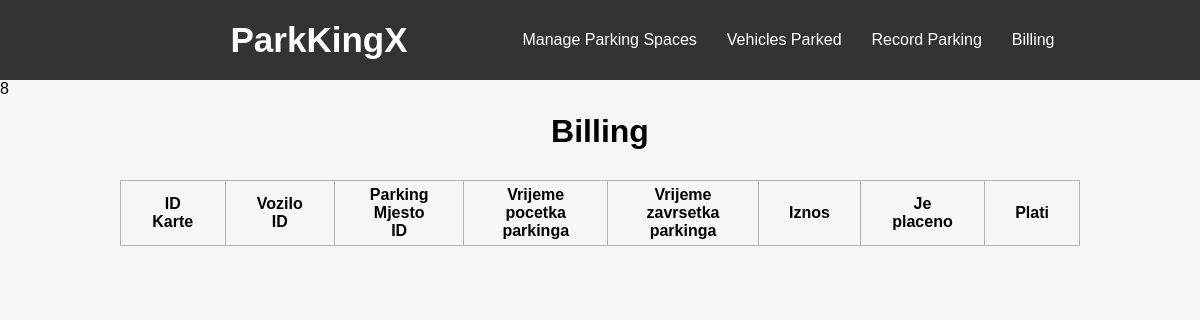
The app's page /karte, older data.
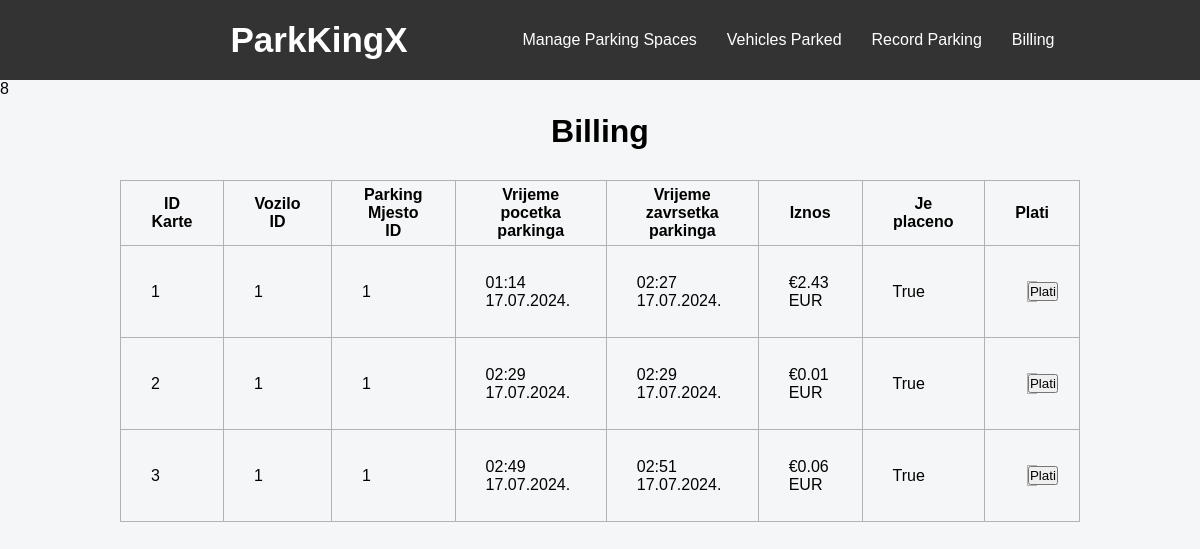
The same page, newer data.
### app.py (models this page shows)
class Karta(db.Model):
    __tablename__ = 'Karta'
    id = db.Column(db.Integer, primary_key=True)
    vrijemeDolaska = db.Column(db.DateTime, nullable=False)
    vrijemeOdlaska = db.Column(db.DateTime, nullable=False)
    vozilo_id = db.Column(db.Integer, db.ForeignKey('vozilo.id'), nullable=False)
    parkingMjesto_id = db.Column(db.Integer, db.ForeignKey('ParkingMjesto.id'), nullable=False)
    parkingMjesto = db.relationship('ParkingMjesto', backref=db.backref('karte', lazy=True))
    iznos = db.Column(db.Float, nullable=False)
    jePlaceno = db.Column(db.Boolean, nullable=False)

### app.py (the view)
@app.route('/karte', methods=['GET'])
def karte_get():
    karte = Karta.query.all()
    return render_template('billing.html', karte=karte)

### templates/billing.html
{% extends "layout.html" %}
{% block body %}
<h1>Billing</h1>
<table id="tablica">
    <tr>
        <th>ID Karte</th>
        <th>Vozilo ID</th>
        <th>Parking Mjesto ID</th>
        <th>Vrijeme pocetka parkinga</th>
        <th>Vrijeme zavrsetka parkinga</th>
        <th>Iznos</th>
        <th>Je placeno</th>
        <th>Plati</th>
    </tr>
    {% for karta in karte %}
    <tr>
        <td>{{ karta.id }}</td>
        <td>{{ karta.vozilo_id }}</td>
        <td>{{ karta.parkingMjesto_id }}</td>
        <td>{{ karta.vrijemeDolaska.strftime('%H:%M %d.%m.%Y.') }}</td>
        <td>{{ karta.vrijemeOdlaska.strftime('%H:%M %d.%m.%Y.') }}</td>
        <td>€{{ karta.iznos | round(2) }} EUR</td>
        <td>{{ karta.jePlaceno }}</td>
        <td>
            <form action="{{ url_for('plati_kartu', karta_id=karta.id) }}" method="POST">
                <button type ="submit">Plati</button>
            </form>
        </td>
    {% endfor %}
</table>
{% endblock %}

### templates/layout.html (shortened to what this page needs)
<head>
    <link rel="stylesheet" href="/static/styles.css">
</head>
<body>
    <nav>
        <label class="logo"><a href="/">ParkKingX</a></label>
        <ul>
            <li><a href="{{ url_for('add_parking_mjesto_get') }}">Manage Parking Spaces</a></li>
            <li><a href="{{ url_for('cars_get') }}">Vehicles Parked</a></li>
            <li><a href="{{ url_for('record_parking_get') }}">Record Parking</a></li>
            <li><a href="{{ url_for('karte_get') }}">Billing</a></li>
        </ul>
    </nav>
    {% with messages = get_flashed_messages() %}8
    {% endwith %}
    {% block body %}{% endblock %}
</body>
</html>

### static/styles.css (style rules this page uses)
* { padding: 0; margin: 0; text-decoration: none; list-style: none; box-sizing: border-box; }
body { font-family: 'Poppins', sans-serif; background-color: #f5f6f7; }
nav { background: #0082e6; height: 80px; width: 100%; display: flex; justify-content: center; align-items: center; background-color: #333; }
label.logo { color: white; font-size: 35px; line-height: 80px; padding: 0 100px; font-weight: bold; }
nav ul { float: right; margin-right: 20px; display: flex; margin: 0; padding: 0; }
a { color: white; }
nav ul li { display: inline-block; line-height: 80px; margin: 0 15px; }
table { width: 80%; margin: 30px auto; border-collapse: collapse; }
table th, table td { border: 1px solid #b3b3b3; padding: 5px 30px; }
h1 { text-align: center; margin: 15px 0; }
form { width: 30%; margin: 30px auto; border: 1px solid #b3b3b3; text-align: center; }
body { font-family: Arial, sans-serif; }

Row changes from the older to the newer data that the page shows:
added Karta: id "1", vozilo_id "1", parkingMjesto_id "1", vrijemeDolaska "01:14 17.07.2024.", vrijemeOdlaska "02:27 17.07.2024.", iznos "2.43", jePlaceno "True"
added Karta: id "2", vozilo_id "1", parkingMjesto_id "1", vrijemeDolaska "02:29 17.07.2024.", vrijemeOdlaska "02:29 17.07.2024.", iznos "0.01", jePlaceno "True"
added Karta: id "3", vozilo_id "1", parkingMjesto_id "1", vrijemeDolaska "02:49 17.07.2024.", vrijemeOdlaska "02:51 17.07.2024.", iznos "0.06", jePlaceno "True"
